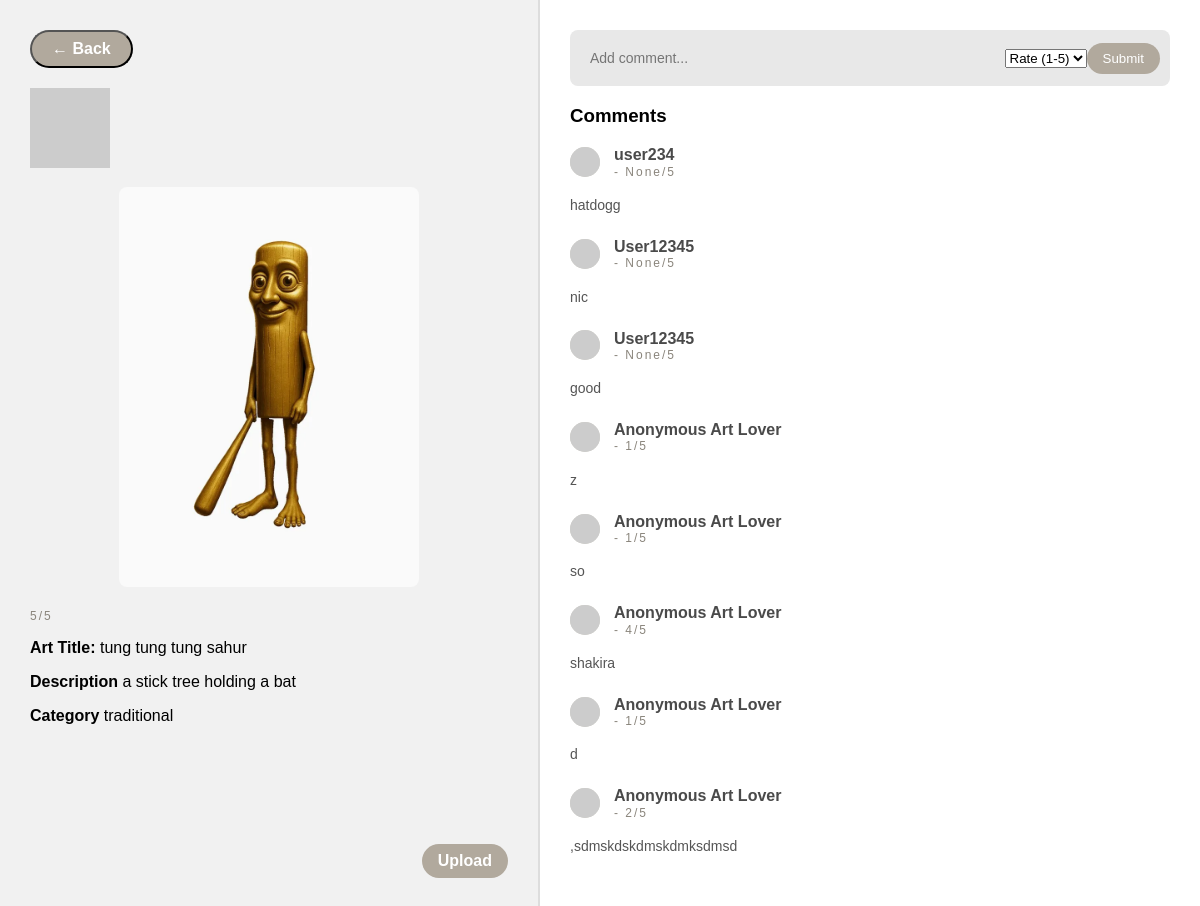
Page /art/4?from=traditional.html on the committed database.
### tables this page shows
CREATE TABLE uploads (
    id INTEGER PRIMARY KEY AUTOINCREMENT,
    title TEXT  NOT NULL,
    image TEXT NOT NULL,
    description TEXT,
    rating INTEGER DEFAULT 0 , category, username TEXT);

CREATE TABLE comments (
    id INTEGER PRIMARY KEY AUTOINCREMENT,
    upload_id INTEGER NOT NULL,
    username TEXT NOT NULL,
    comment_text TEXT NOT NULL,
    rating INTEGER,
    FOREIGN KEY (upload_id) REFERENCES uploads(id)
);

### app.py (the view)
@app.route('/art/<int:art_id>')
def art_page(art_id):
    previous_page = request.args.get('from', 'home')
    conn = get_db()
    cur = conn.cursor()
    cur.execute("SELECT * FROM uploads WHERE id = ?", (art_id,))
    art = cur.fetchone()
    cur.execute(
        "SELECT username, comment_text, rating FROM comments "
        "WHERE upload_id = ?",
        (art_id,)
    )
    comments = cur.fetchall()
    conn.close()
    return render_template(
        'art_page.html',
        art=art,
        comments=comments,
        previous_page=previous_page
    )

### app.py (called while the page is built)
def get_db():
    conn = sqlite3.connect('database.db')
    conn.row_factory = sqlite3.Row
    return conn

### templates/art_page.html (shortened to what this page needs)
<!DOCTYPE html>
<html lang="en">
<head>
    <link rel="stylesheet" href="{{ url_for('static', filename='style.css') }}">
</head>
<body class="art-detail">
    <div class="art-wrapper">
        <div class="art-left">
            <button class="back-btn" onclick="window.location.href='/{{ previous_page }}'">← Back</button>
            <div class="artist-info">
                <div class="artist-icon">
                    <img src="https://ui-avatars.com/api/?name={{ art['username'] }}&background=c4c4c4&color=fff&rounded=true" alt="Artist Avatar">
                </div>
            </div>
            <div class="art-image">
                {% if  art['image'].strip().startswith('http://') or art['image'].strip().startswith('https://') %}
                    <img src="{{ art['image'] }}" alt="{{ art['title'] }}">
                {% else %}
                    <img src="{{ url_for('static', filename='images/' ~ art['image']) }}" alt="{{ art['title'] }}">
                {% endif %}
            </div>
            <div class="art-details">
                <p class="rating">{{ art['rating'] }}/5</p>
                <p><strong>Art Title:</strong> {{ art['title'] }}</p>
                <p><strong>Description</strong> {{ art['description'] }}</p>
                <p><strong>Category</strong> {{ art['category'] }}</p>
            </div>
            <button class="upload-btn" onclick="window.location.href='/upload'">Upload</button>
        </div>
        <div class="art-right">
            <form class="comment-form"  method="POST" action="/add_comment/{{ art['id'] }}?from={{ previous_page }}">
                <input type="text" name="comment_text" maxlength="100" placeholder="Add comment..." required>
                <select name="rating" required>
                    <option value="" disabled selected>Rate (1-5)</option>
                </select>
                <button type="submit">Submit</button>
            </form>
            <h3>Comments</h3>
            <div class="comment-list">
                {% for c in comments %}
                <div class="comment-card">
                    <div class="comment-user">
                        <div class="user-icon">
                                <img src="https://api.dicebear.com/7.x/thumbs/svg?seed={{ c['username'] }}" alt="{{ c['username'] }} avatar showing a stylized thumbnail with initials; neutral expression">
                        </div>
                        <div class="user-info">
                            <span class="username">{{ c['username'] }}</span>
                            <span class="rating"> - {{ c['rating'] }}/5</span>
                        </div>
                    </div>
                    <p class="comment-text">{{ c['comment_text'] }}</p>
                </div>
                {% endfor %}
            </div>
        </div>
    </div>
</body>
</html>

### static/style.css (style rules this page uses)
body { padding: 0; background-color: #fffcf5; margin: 0; box-sizing: border-box; max-width: 100%; }
.rating { color:#5a5957; font-size: 18px; letter-spacing: 2px; }
html, body { margin: 0; padding: 0; height: 100%; }
.art-wrapper { display: flex; justify-content: space-between; align-items: stretch; min-height: 100vh; box-sizing: border-box; }
.art-left { flex: 0 0 45%; background-color: #f1f1f1; padding: 30px; border-right: 2px solid #ddd; box-sizing: border-box; display: flex; flex-direction: column; }
.artist-info { display: flex; align-items: center; margin-bottom: 15px; margin-top: 20px; }
.art-image { position: relative; text-align: center; }
.art-image img { width: 100%; max-width: 300px; height: auto; display: block; border-radius: 8px; margin: 0 auto; }
.art-details { margin-top: 10px; }
.rating { color: #555; font-size: 20px; }
.upload-btn { border: none; margin-top: auto; border-radius: 20px; padding: 8px 16px; cursor: pointer; align-self: flex-end; background-color: #b1a99d; color: white; font-size: 16px; font-weight: 600; transition: background-color 0.3s ease; width: auto; }
.art-right { flex: 1; padding: 30px; background-color: white; box-sizing: border-box; }
.comment-form { display: flex; justify-content: space-between; align-items: center; margin-bottom: 15px; background-color: #e8e8e8; border-radius: 8px; padding: 10px; }
.comment-form input { flex: 1; border: none; background: transparent; padding: 10px; font-size: 14px; }
.comment-form button { background-color: #b1a99d; color: white; border: none; border-radius: 20px; padding: 8px 16px; cursor: pointer; }
.comment-list { margin-top: 10px; }
.comment-card { display: flex; flex-direction: column; margin-bottom: 10px; }
.comment-user { display: flex; align-items: center; gap: 6px; margin-bottom: 4px; }
.user-info { display: flex; flex-direction: column; line-height: 1.2; }
.user-icon { width: 30px; height: 30px; background-color: #d9d7cc; border-radius: 50%; display: flex; align-items: center; justify-content: center; font-weight: bold; color: #6b6b6b; margin-right: 8px; }
.user-icon img { width: 30px; height: 30px; border-radius: 50%; object-fit: cover; }
.username { font-weight: 600; color: #4a4a4a; }
.comment-text { color: #555; font-size: 14px; }
.back-btn { border-radius: 20px; padding: 8px 20px; cursor: pointer; background-color: #b1a99d; color: white; font-size: 16px; font-weight: 600; transition: background-color 0.3s ease; width: auto; max-width: fit-content; }
button { outline: none; }
* { font-family: 'Public Sans', sans-serif; }
.rating { font-size: 12px; color: #8a857c; font-weight: 500; }

### rows in the picture
uploads: image (picture), rating "5", title "tung tung tung sahur", description "a stick tree holding a bat", category "traditional"
comments: username "user234", rating "None", comment_text "hatdogg"
comments: username "User12345", rating "None", comment_text "nic"
comments: username "User12345", rating "None", comment_text "good"
comments: username "Anonymous Art Lover", rating "1", comment_text "z"
comments: username "Anonymous Art Lover", rating "1", comment_text "so"
comments: username "Anonymous Art Lover", rating "4", comment_text "shakira"
comments: username "Anonymous Art Lover", rating "1", comment_text "d"
comments: username "Anonymous Art Lover", rating "2", comment_text ",sdmskdskdmskdmksdmsd"
